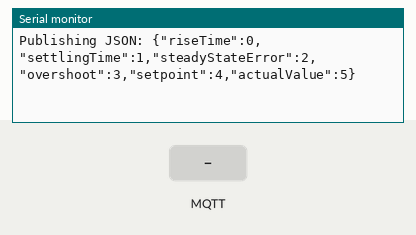
Simulated run of this sketch. Board: ESP32. On the bench: the last lines printed to the serial monitor. The test bench sets the inputs (shaded band). WiFi joins after 1.5 s; servers stay silent unless stated; random numbers use the default seed unless the sketch sets one; no MQTT or app messages arrive unless stated.

Above: at 2.7 s.
2.8 s: MQTT message "1" arrives on the first subscribed topic
At 3.4 s:
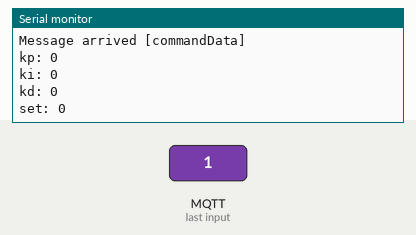
4.3 s: MQTT message "on" arrives on the first subscribed topic
At 4.48 s:
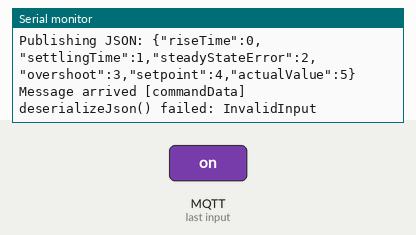

Measured:
- after the input at 2.8 s, the serial monitor: prints a new line at once (image 1)
- after the input at 4.3 s, the serial monitor: prints a new line at once (image 2)

The sketch:

WiFI_MQTT_Setup.ino
```cpp
#include <WiFi.h>
#include <PubSubClient.h>
#include <ArduinoJson.h>

// Replace with your network credentials
const char* ssid     = "Converge 4G (HUAWEI-2.4G-3Rhm)";
const char* password = "Tan0ngM0KayTatay...";

// MQTT Broker settings
const char* mqtt_server = "192.168.100.38"; // Replace with your Broker's Local IP
const int mqtt_port    = 1883;            // Default MQTT port

WiFiClient espClient;
PubSubClient client(espClient);

void connectToWiFi() {
Serial.begin(115200);

  // Start the connection process
  Serial.print("Connecting to ");
  Serial.println(ssid);

  WiFi.begin(ssid, password);

  // Loop until connected
  while (WiFi.status() != WL_CONNECTED) {
    delay(500);
    Serial.print(".");
  }

  // Connection successful
  Serial.println("");
  Serial.println("WiFi connected!");
  Serial.print("IP address: ");
  Serial.println(WiFi.localIP());
}

// --- HANDLING INCOMING COMMANDS ---
void callback(char* topic, byte* payload, unsigned int length) {
  Serial.print("Message arrived [");
  Serial.print(topic);
  Serial.println("]");

  // 1. Create a buffer to hold the incoming data
  StaticJsonDocument<200> doc;

  // 2. Deserialize (Parse) the JSON string
  DeserializationError error = deserializeJson(doc, payload, length);

  if (error) {
    Serial.print("deserializeJson() failed: ");
    Serial.println(error.f_str());
    return;
  }

  // 3. Extract values (using the keys defined in Node.js)
  int kp_mqtt = doc["kp"];
  int ki_mqtt = doc["ki"];
  int kd_mqtt = doc["kd"];
  int setAngle_mqtt = doc["set"];

  // 4. Act on the data
  //TUNING VALUES TO BE CHANGED HERE
  Serial.print("kp: "); Serial.println(kp_mqtt);
  Serial.print("ki: "); Serial.println(ki_mqtt);
  Serial.print("kd: "); Serial.println(kd_mqtt);
  Serial.print("set: "); Serial.println(setAngle_mqtt);
}

void reconnect() {
  while (!client.connected()) {
    Serial.print("Attempting MQTT connection...");
    String clientId = "ESP32_Client_" + String(random(0xffff), HEX);

    if (client.connect(clientId.c_str())) {
      Serial.println("connected");

      // SUBSCRIBE to commandData topic here
      client.subscribe("commandData");
      Serial.println("Subscribed to commandData");
    } else {
      Serial.print("failed, rc=");
      Serial.print(client.state());
      delay(5000);
    }
  }
}

void setup() {
  connectToWiFi();
  client.setServer(mqtt_server, mqtt_port);
  client.setCallback(callback);
}

void loop() {
  if (!client.connected()) {
    reconnect();
  }
  client.loop();

 // --- PUBLISHING JSON PERFORMANCE DATA ---
  static unsigned long lastMsg = 0;
  if (millis() - lastMsg > 1000) {
    lastMsg = millis();

    // 1. Create the JSON document
    StaticJsonDocument<512> doc;

    // 2. Add data to the object
    doc["riseTime"] = 0;
    doc["settlingTime"] = 1;
    doc["steadyStateError"] = 2; // Signal strength in dBm
    doc["overshoot"] = 3; // System health check
    doc["setpoint"] = 4;
    doc["actualValue"] = 5;

    // 3. Serialize JSON to a buffer
    char buffer[256];
    serializeJson(doc, buffer);

    // 4. Publish to performanceData
    Serial.print("Publishing JSON: ");
    Serial.println(buffer);
    client.publish("performanceData", buffer);
  }
}
```
